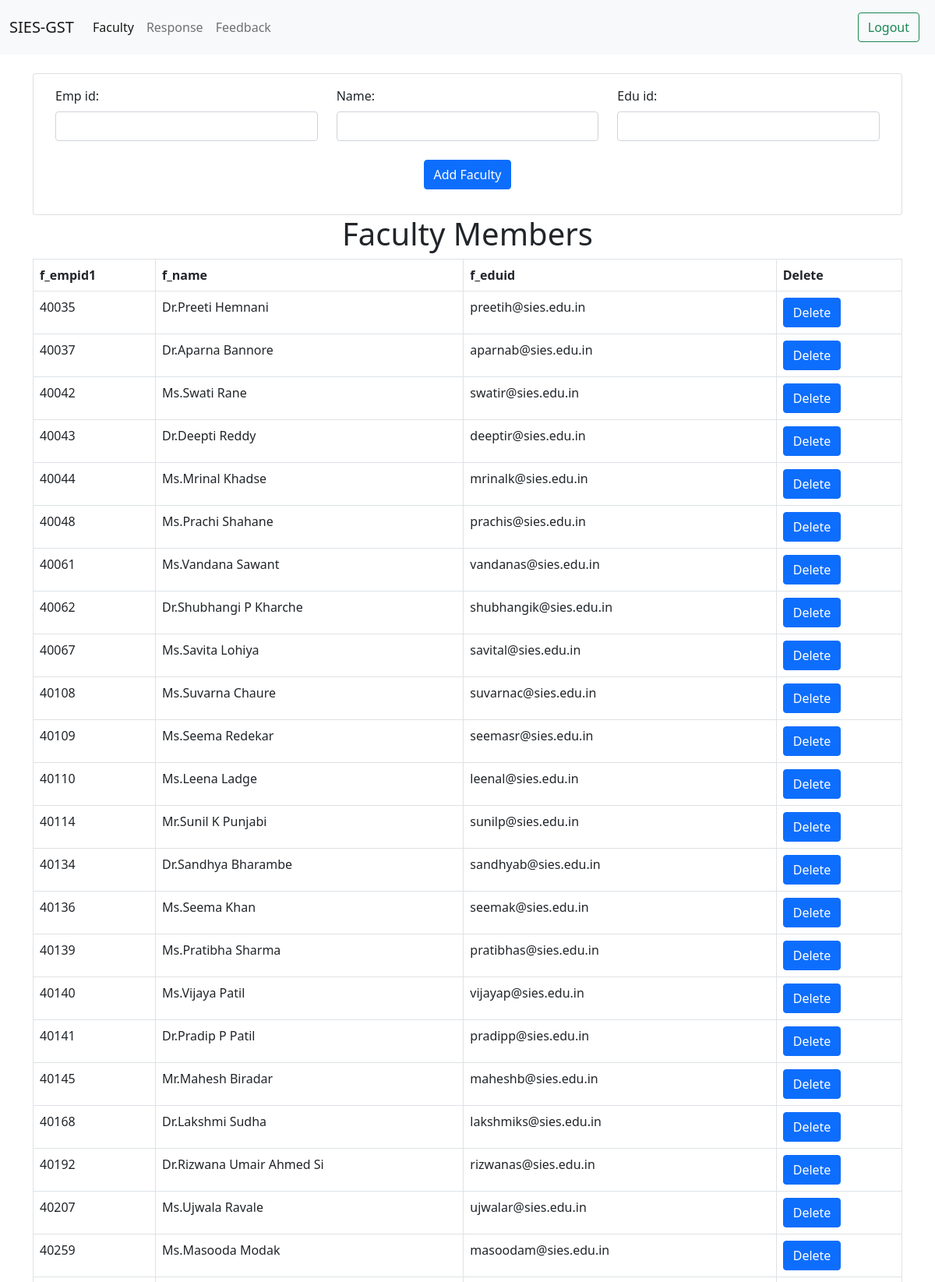
/admin/addfaculty.php (upper part), run on the app's committed database.
### tables this page shows
CREATE TABLE `faculty` (
  `f_empid1` varchar(25) NOT NULL,
  `f_name` varchar(40) NOT NULL,
  `f_eduid` varchar(40) NOT NULL
);

### admin/addfaculty.php (the view, shortened to what this page needs)
<!doctype html>
<html lang="en">
<head>
    <link href="https://cdn.jsdelivr.net/npm/bootstrap@5.1.3/dist/css/bootstrap.min.css" rel="stylesheet">
</head>
<body>
    <nav class="navbar navbar-expand-lg navbar-light bg-light">
        <div class="container-fluid">
            <a class="navbar-brand" href="#">SIES-GST</a>
            <div class="collapse navbar-collapse" id="navbarSupportedContent">
                <ul class="navbar-nav me-auto mb-2 mb-lg-0">
                    <li class="nav-item">
                        <a class="nav-link active" aria-current="page" href="addfaculty.php">Faculty</a>
                    </li>
                    <li class="nav-item">
                        <a class="nav-link" href="responce.php">Response</a>
                    </li>
                    <li class="nav-item">
                        <a class="nav-link" href="f_responce.php">Feedback</a>
                    </li>
                </ul>
                <span class="navbar-text">
                    <button onclick="document.location='../logout.php'" class="btn btn-outline-success me-2" type="button">
                        Logout
                    </button>
                </span>
            </div>
        </div>
    </nav>
    <div class="container ">
        <div class="d-flex justify-content-center">
            <div class="col-md-12 justify-content-center mt-4">
                <div class="card">
                    <div class="card-body">
                        <form action="action.php" method="POST" autocomplete="off">
                            <div class="container ">
                                <div class="row">
                                    <div class="col">
                                        <div class="form-outline mb-4">
                                            <label class="form-label float-left">Emp id:</label>
                                           <input type="text" name="f_empid" required class="form-control">
                                        </div>
                                    </div>
                                    <div class="col">
                                        <div class="form-outline mb-4">
                                            <label class="form-label float-left">Name:</label>
                                            <input type="text" name="f_name" required class="form-control">
                                        </div>
                                    </div>
                                    <div class="col">
                                        <div class="form-outline mb-4">
                                            <label class="form-label float-left">Edu id:</label>
                                            <input type="text" name="f_eduid" required class="form-control">
                                        </div>
                                    </div>
                                </div>
                                <div class="form-group mb-3 text-center">
                                    <button type="submit" id="btSubmit" name="add_faculty" class="btn btn-primary">Add Faculty</button>
                                </div>
                            </div>
                        </form>
                    </div>
                </div>
            </div>
        </div>
    </div>
    <?php
include( 'dbcon.php' );
$sql = " select f_empid1,f_name,f_eduid from faculty";
$result = $con->query($sql);
?>
    <div class="container">
    	<section>
		<h1 style="text-align: center">Faculty Members</h1>
		<table class="table table-bordered">
			<tr>
				<th>f_empid1</th>
				<th>f_name</th>
                <th>f_eduid</th>
                <th>Delete</th>
			</tr>
			<?php
				while($rows=$result->fetch_assoc())
				{
			?>
			<tr>
				<td><?php echo $rows['f_empid1'];?></td>
				<td><?php echo $rows['f_name'];?></td>
				<td><?php echo $rows['f_eduid'];?></td>
				<td>
                      <form action='action.php' method="POST">
                      <button type="submit" name="delete_u" value="<?php echo $rows['f_empid1'];?>" class="btn btn-primary">Delete</button>
                      </form>
                </td>
			</tr>
			<?php
				}
			?>
		</table>
	</section>
    </div>
</body>
</html>

### data on the page
faculty: f_empid1 "40035", f_name "Dr.Preeti Hemnani", f_eduid "preetih@sies.edu.in"
faculty: f_empid1 "40037", f_name "Dr.Aparna Bannore", f_eduid "aparnab@sies.edu.in"
faculty: f_empid1 "40042", f_name "Ms.Swati Rane", f_eduid "swatir@sies.edu.in"
faculty: f_empid1 "40043", f_name "Dr.Deepti Reddy", f_eduid "deeptir@sies.edu.in"
faculty: f_empid1 "40044", f_name "Ms.Mrinal Khadse", f_eduid "mrinalk@sies.edu.in"
faculty: f_empid1 "40048", f_name "Ms.Prachi Shahane", f_eduid "prachis@sies.edu.in"
faculty: f_empid1 "40061", f_name "Ms.Vandana Sawant", f_eduid "vandanas@sies.edu.in"
faculty: f_empid1 "40062", f_name "Dr.Shubhangi P Kharche", f_eduid "shubhangik@sies.edu.in"
faculty: f_empid1 "40067", f_name "Ms.Savita Lohiya", f_eduid "savital@sies.edu.in"
faculty: f_empid1 "40108", f_name "Ms.Suvarna Chaure", f_eduid "suvarnac@sies.edu.in"
faculty: f_empid1 "40109", f_name "Ms.Seema Redekar", f_eduid "seemasr@sies.edu.in"
faculty: f_empid1 "40110", f_name "Ms.Leena Ladge", f_eduid "leenal@sies.edu.in"
faculty: f_empid1 "40114", f_name "Mr.Sunil K Punjabi", f_eduid "sunilp@sies.edu.in"
faculty: f_empid1 "40134", f_name "Dr.Sandhya Bharambe", f_eduid "sandhyab@sies.edu.in"
faculty: f_empid1 "40136", f_name "Ms.Seema Khan", f_eduid "seemak@sies.edu.in"
faculty: f_empid1 "40139", f_name "Ms.Pratibha Sharma", f_eduid "pratibhas@sies.edu.in"
faculty: f_empid1 "40140", f_name "Ms.Vijaya Patil", f_eduid "vijayap@sies.edu.in"
faculty: f_empid1 "40141", f_name "Dr.Pradip P Patil", f_eduid "pradipp@sies.edu.in"
faculty: f_empid1 "40145", f_name "Mr.Mahesh Biradar", f_eduid "maheshb@sies.edu.in"
faculty: f_empid1 "40168", f_name "Dr.Lakshmi Sudha", f_eduid "lakshmiks@sies.edu.in"
faculty: f_empid1 "40192", f_name "Dr.Rizwana Umair Ahmed Si", f_eduid "rizwanas@sies.edu.in"
faculty: f_empid1 "40207", f_name "Ms.Ujwala Ravale", f_eduid "ujwalar@sies.edu.in"
faculty: f_empid1 "40259", f_name "Ms.Masooda Modak", f_eduid "masoodam@sies.edu.in"
